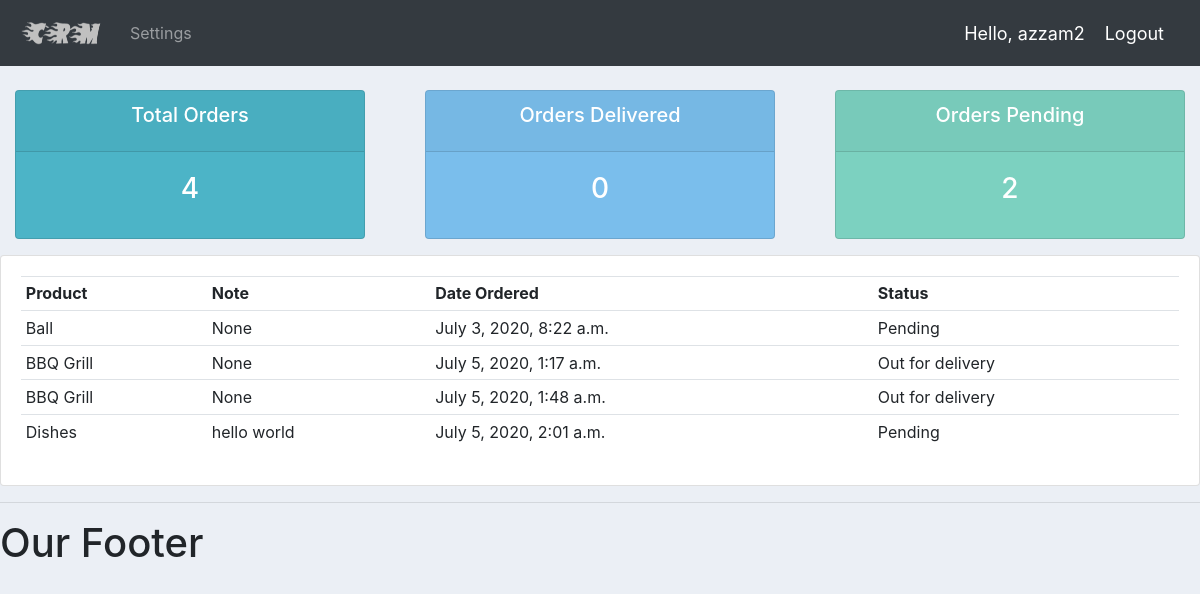
Screenshot of /user/ (signed in) with the database file from the repository.
### accounts/models.py (models this page shows, shortened)
class Order(models.Model):
    STATUS = (
        ('Pending','Pending'),
        ('Out for delivery','Out for delivery'),
        ('Delivered','Delivered')
    )
    customer = models.ForeignKey(Customer, null = True, on_delete = models.SET_NULL)
    product = models.ForeignKey(Product, null = True, on_delete = models.SET_NULL)
    date_created = models.DateTimeField(auto_now_add=True)
    status = models.CharField(max_length = 200, null = True, choices=STATUS)
    note = models.CharField(max_length = 200, null = True)

class Product(models.Model):
    CATEGORY = (
        ('Indoor','Indoor'),
        ('Out Door','Out Door'),
    )
    name = models.CharField(max_length = 200, null = True)
    price = models.FloatField(null = True)
    category = models.CharField(max_length = 200, null = True, choices=CATEGORY)
    description = models.CharField(max_length = 200, null = True, blank=True)
    date_created = models.DateTimeField(auto_now_add=True)
    tags = models.ManyToManyField(Tag)
    def __str__(self):
        return self.name

### accounts/decorators.py (the view)
        def wrapper_func(request, *args, **kwargs):
            group = None
            if request.user.groups.exists():
                group = request.user.groups.all()[0].name
            if group in allowed_roles:
                return view_func(request, *args, **kwargs)
            else:
                return HttpResponse('You are not authorized to view this page')

### accounts/views.py (called while the page is built)
@login_required(login_url = 'login')
@allowed_users(allowed_roles=['customer'])
def userPage(request):
    orders = request.user.customer.order_set.all()
    total_orders = orders.count()
    delivered = orders.filter(status= 'Delivered').count()
    pending = orders.filter(status= 'Pending').count()
    context = {
        'orders': orders,
        'total_orders':total_orders,
        'delivered':delivered,
        'pending':pending,
    }
    return render(request, 'accounts/user.html', context)

### accounts/templates/accounts/user.html
{% extends 'accounts/main.html' %}
{% block content %}
{% include 'accounts/status.html' %}
<div class="row">
    <div class="col-md">
        <div class="card card-body">
            <table class="table table-sm">
                <tr>
                    <th>Product</th>
                    <th>Note</th>
                    <th>Date Ordered</th>
                    <th>Status</th>
                </tr>
                {% for order in orders %}
                <tr>
                    <td>{{ order.product }}</td>
                    <td>{{ order.note }}</td>
                    <td>{{ order.date_created }}</td>
                    <td>{{ order.status }}</td>
                </tr>
                {% endfor %}
            </table>
        </div>
    </div>
</div>
{% endblock content %}

### accounts/templates/accounts/navbar.html (shortened to what this page needs)
{% load static %}
<nav class="navbar navbar-expand-lg navbar-dark bg-dark">
    <a class="navbar-brand" href="{% url 'home' %}">
      <img src="{% static 'images/logo.png' %}" alt="logo" width="90px" height="40px">
    </a>
    <div class="collapse navbar-collapse" id="navbarNavAltMarkup">
      <div class="navbar-nav">
        {% if request.user.is_staff %}
          <a class="nav-item nav-link active" href="{% url 'home' %}">Dashboard</a>
          <a class="nav-item nav-link" href="{% url 'products' %}">Products</a>
        {% else %}
          <a class="nav-item nav-link" href="{% url 'account' %}">Settings</a>
        {% endif %}
      </div>
    </div>
    <span class="hello-msg">Hello, {{request.user}}</span>
    <span><a  class="hello-msg" href="{% url 'logout' %}">Logout</a></span>
  </nav>

### static/css/main.css (style rules this page uses)
body { background-color: #ebeff5; }

### accounts/templates/accounts/navbar.html (style rules this page uses)
.hello-msg { font-size: 18px; color: #fff; margin-right: 20px; }

### rows the page displays
Order: product "Ball", note "None", date_created "July 3, 2020, 8:22 a.m.", status "Pending"
Order: product "BBQ Grill", note "None", date_created "July 5, 2020, 1:17 a.m.", status "Out for delivery"
Order: product "BBQ Grill", note "None", date_created "July 5, 2020, 1:48 a.m.", status "Out for delivery"
Order: product "Dishes", note "hello world", date_created "July 5, 2020, 2:01 a.m.", status "Pending"

### other values shown
{{ request.user }} "azzam2"
{{ total_orders }} "4"
{{ delivered }} "0"
{{ pending }} "2"
